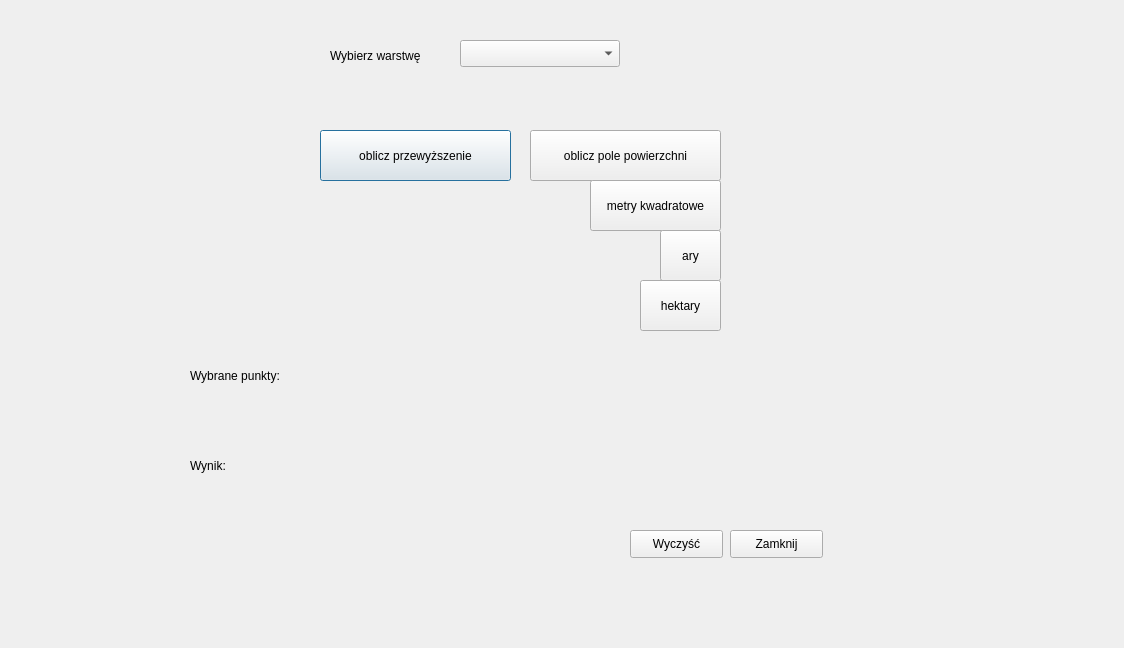
<?xml version="1.0" encoding="UTF-8"?>
<ui version="4.0">
 <class>WtyczkaQGISDialogBase</class>
 <widget class="QDialog" name="WtyczkaQGISDialogBase">
  <property name="geometry">
   <rect>
    <x>0</x>
    <y>0</y>
    <width>1124</width>
    <height>648</height>
   </rect>
  </property>
  <property name="windowTitle">
   <string>Wtyczka</string>
  </property>
  <widget class="QPushButton" name="pushButton_calculate_deltaH">
   <property name="geometry">
    <rect>
     <x>320</x>
     <y>130</y>
     <width>191</width>
     <height>51</height>
    </rect>
   </property>
   <property name="text">
    <string>oblicz przewyższenie</string>
   </property>
  </widget>
  <widget class="QLabel" name="label_mapDescription">
   <property name="geometry">
    <rect>
     <x>330</x>
     <y>30</y>
     <width>211</width>
     <height>51</height>
    </rect>
   </property>
   <property name="text">
    <string>Wybierz warstwę</string>
   </property>
  </widget>
  <widget class="QLabel" name="label_3_result">
   <property name="geometry">
    <rect>
     <x>250</x>
     <y>440</y>
     <width>741</width>
     <height>51</height>
    </rect>
   </property>
   <property name="text">
    <string/>
   </property>
  </widget>
  <widget class="QgsMapLayerComboBox" name="mMapLayerComboBox">
   <property name="geometry">
    <rect>
     <x>460</x>
     <y>40</y>
     <width>160</width>
     <height>27</height>
    </rect>
   </property>
  </widget>
  <widget class="QLabel" name="label_2_result_description">
   <property name="geometry">
    <rect>
     <x>190</x>
     <y>440</y>
     <width>161</width>
     <height>51</height>
    </rect>
   </property>
   <property name="text">
    <string>Wynik:</string>
   </property>
  </widget>
  <widget class="QPushButton" name="pushButton_calculate_pole">
   <property name="geometry">
    <rect>
     <x>530</x>
     <y>130</y>
     <width>191</width>
     <height>51</height>
    </rect>
   </property>
   <property name="text">
    <string>oblicz pole powierzchni</string>
   </property>
  </widget>
  <widget class="QPushButton" name="pushButton_calculate_pole_m2">
   <property name="geometry">
    <rect>
     <x>590</x>
     <y>180</y>
     <width>131</width>
     <height>51</height>
    </rect>
   </property>
   <property name="text">
    <string>metry kwadratowe</string>
   </property>
  </widget>
  <widget class="QPushButton" name="pushButton_calculate_pole_ar">
   <property name="geometry">
    <rect>
     <x>660</x>
     <y>230</y>
     <width>61</width>
     <height>51</height>
    </rect>
   </property>
   <property name="text">
    <string>ary</string>
   </property>
  </widget>
  <widget class="QPushButton" name="pushButton_calculate_pole_ha">
   <property name="geometry">
    <rect>
     <x>640</x>
     <y>280</y>
     <width>81</width>
     <height>51</height>
    </rect>
   </property>
   <property name="text">
    <string>hektary</string>
   </property>
  </widget>
  <widget class="QLabel" name="label_2_result_points_description">
   <property name="geometry">
    <rect>
     <x>190</x>
     <y>350</y>
     <width>161</width>
     <height>51</height>
    </rect>
   </property>
   <property name="text">
    <string>Wybrane punkty:</string>
   </property>
  </widget>
  <widget class="QLabel" name="label_3_result_2">
   <property name="geometry">
    <rect>
     <x>300</x>
     <y>350</y>
     <width>741</width>
     <height>51</height>
    </rect>
   </property>
   <property name="text">
    <string/>
   </property>
  </widget>
  <widget class="QPushButton" name="pushButton_clear">
   <property name="geometry">
    <rect>
     <x>630</x>
     <y>530</y>
     <width>93</width>
     <height>28</height>
    </rect>
   </property>
   <property name="text">
    <string>Wyczyść</string>
   </property>
  </widget>
  <widget class="QPushButton" name="pushButton_close">
   <property name="geometry">
    <rect>
     <x>730</x>
     <y>530</y>
     <width>93</width>
     <height>28</height>
    </rect>
   </property>
   <property name="text">
    <string>Zamknij</string>
   </property>
  </widget>
 </widget>
 <customwidgets>
  <customwidget>
   <class>QgsMapLayerComboBox</class>
   <extends>QComboBox</extends>
   <header>qgsmaplayercombobox.h</header>
  </customwidget>
 </customwidgets>
 <resources/>
 <connections/>
</ui>
